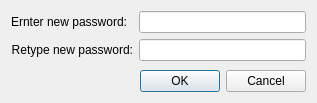
<?xml version="1.0" encoding="UTF-8"?>
<ui version="4.0">
 <class>NewPasswordDialog</class>
 <widget class="QDialog" name="NewPasswordDialog">
  <property name="geometry">
   <rect>
    <x>0</x>
    <y>0</y>
    <width>317</width>
    <height>103</height>
   </rect>
  </property>
  <property name="windowTitle">
   <string>New password</string>
  </property>
  <layout class="QVBoxLayout" name="verticalLayout">
   <item>
    <layout class="QFormLayout" name="formLayout">
     <item row="0" column="0">
      <widget class="QLabel" name="label">
       <property name="text">
        <string>Ernter new password:</string>
       </property>
       <property name="alignment">
        <set>Qt::AlignRight|Qt::AlignTrailing|Qt::AlignVCenter</set>
       </property>
       <property name="buddy">
        <cstring>passEdit1</cstring>
       </property>
      </widget>
     </item>
     <item row="0" column="1">
      <widget class="QLineEdit" name="passEdit1">
       <property name="echoMode">
        <enum>QLineEdit::Password</enum>
       </property>
      </widget>
     </item>
     <item row="1" column="0">
      <widget class="QLabel" name="label_2">
       <property name="text">
        <string>Retype new password:</string>
       </property>
       <property name="alignment">
        <set>Qt::AlignRight|Qt::AlignTrailing|Qt::AlignVCenter</set>
       </property>
       <property name="buddy">
        <cstring>passEdit2</cstring>
       </property>
      </widget>
     </item>
     <item row="1" column="1">
      <widget class="QLineEdit" name="passEdit2">
       <property name="echoMode">
        <enum>QLineEdit::Password</enum>
       </property>
      </widget>
     </item>
    </layout>
   </item>
   <item>
    <spacer name="verticalSpacer">
     <property name="orientation">
      <enum>Qt::Vertical</enum>
     </property>
     <property name="sizeHint" stdset="0">
      <size>
       <width>20</width>
       <height>5</height>
      </size>
     </property>
    </spacer>
   </item>
   <item>
    <layout class="QHBoxLayout" name="horizontalLayout_3">
     <item>
      <spacer name="horizontalSpacer">
       <property name="orientation">
        <enum>Qt::Horizontal</enum>
       </property>
       <property name="sizeHint" stdset="0">
        <size>
         <width>40</width>
         <height>20</height>
        </size>
       </property>
      </spacer>
     </item>
     <item>
      <widget class="QDialogButtonBox" name="buttonBox">
       <property name="enabled">
        <bool>true</bool>
       </property>
       <property name="standardButtons">
        <set>QDialogButtonBox::Cancel|QDialogButtonBox::Ok</set>
       </property>
      </widget>
     </item>
    </layout>
   </item>
  </layout>
 </widget>
 <tabstops>
  <tabstop>passEdit1</tabstop>
  <tabstop>passEdit2</tabstop>
  <tabstop>buttonBox</tabstop>
 </tabstops>
 <resources/>
 <connections>
  <connection>
   <sender>passEdit1</sender>
   <signal>textChanged(QString)</signal>
   <receiver>NewPasswordDialog</receiver>
   <slot>onPasswordChanged()</slot>
   <hints>
    <hint type="sourcelabel">
     <x>150</x>
     <y>15</y>
    </hint>
    <hint type="destinationlabel">
     <x>50</x>
     <y>57</y>
    </hint>
   </hints>
  </connection>
  <connection>
   <sender>passEdit2</sender>
   <signal>textChanged(QString)</signal>
   <receiver>NewPasswordDialog</receiver>
   <slot>onPasswordChanged()</slot>
   <hints>
    <hint type="sourcelabel">
     <x>180</x>
     <y>48</y>
    </hint>
    <hint type="destinationlabel">
     <x>68</x>
     <y>64</y>
    </hint>
   </hints>
  </connection>
  <connection>
   <sender>buttonBox</sender>
   <signal>accepted()</signal>
   <receiver>NewPasswordDialog</receiver>
   <slot>accept()</slot>
   <hints>
    <hint type="sourcelabel">
     <x>237</x>
     <y>79</y>
    </hint>
    <hint type="destinationlabel">
     <x>234</x>
     <y>60</y>
    </hint>
   </hints>
  </connection>
  <connection>
   <sender>buttonBox</sender>
   <signal>rejected()</signal>
   <receiver>NewPasswordDialog</receiver>
   <slot>reject()</slot>
   <hints>
    <hint type="sourcelabel">
     <x>115</x>
     <y>88</y>
    </hint>
    <hint type="destinationlabel">
     <x>24</x>
     <y>84</y>
    </hint>
   </hints>
  </connection>
 </connections>
 <slots>
  <slot>onPasswordChanged()</slot>
 </slots>
</ui>
